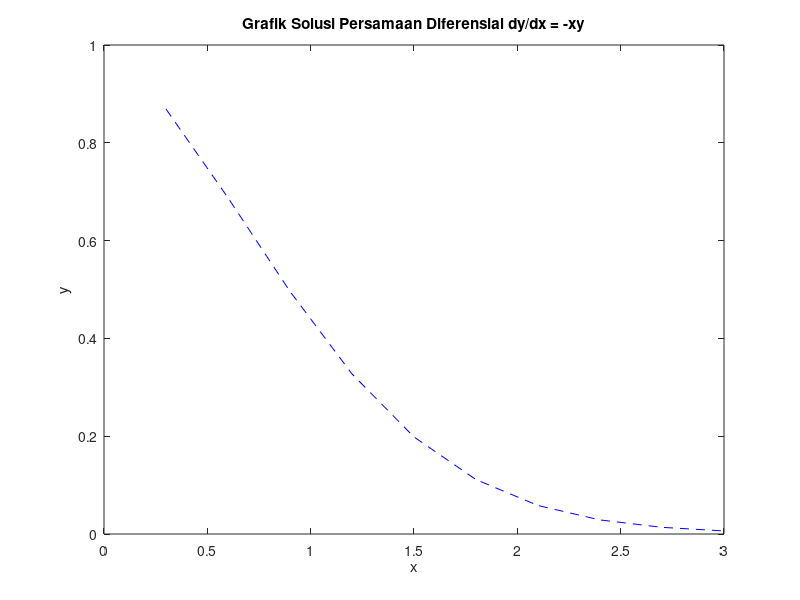
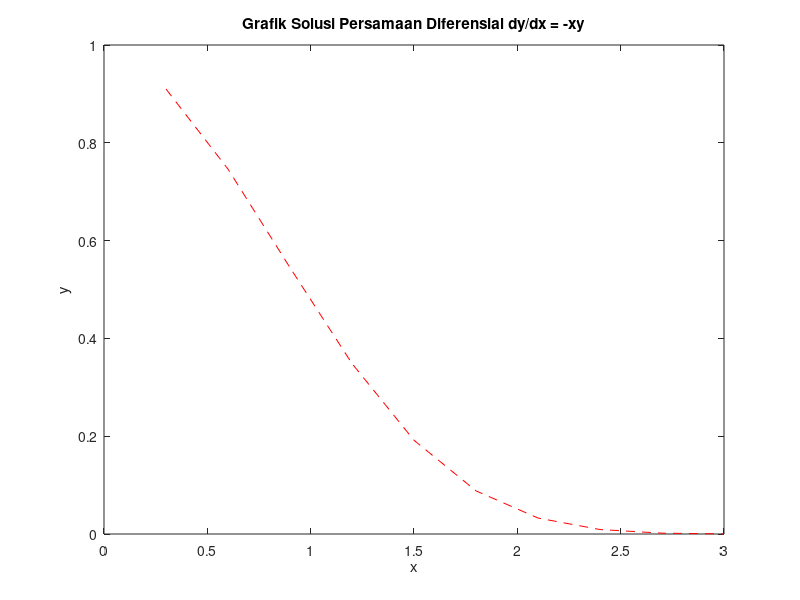
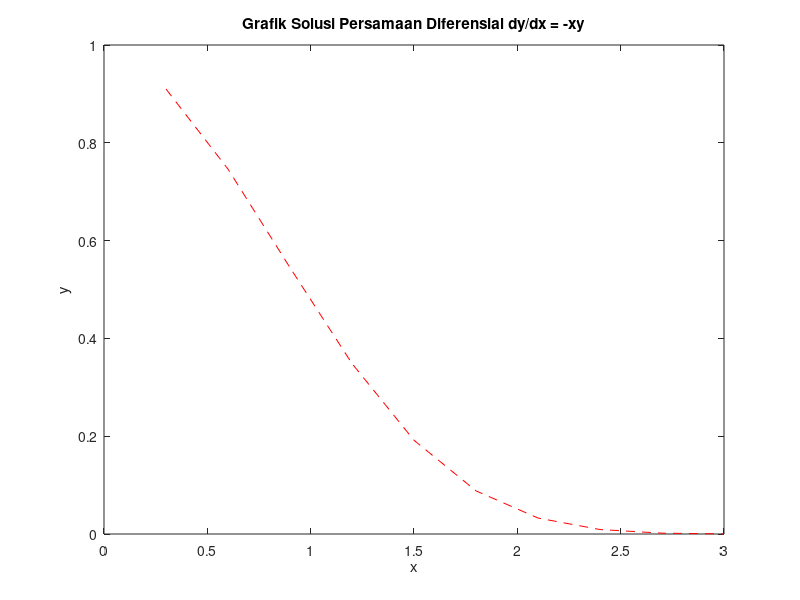
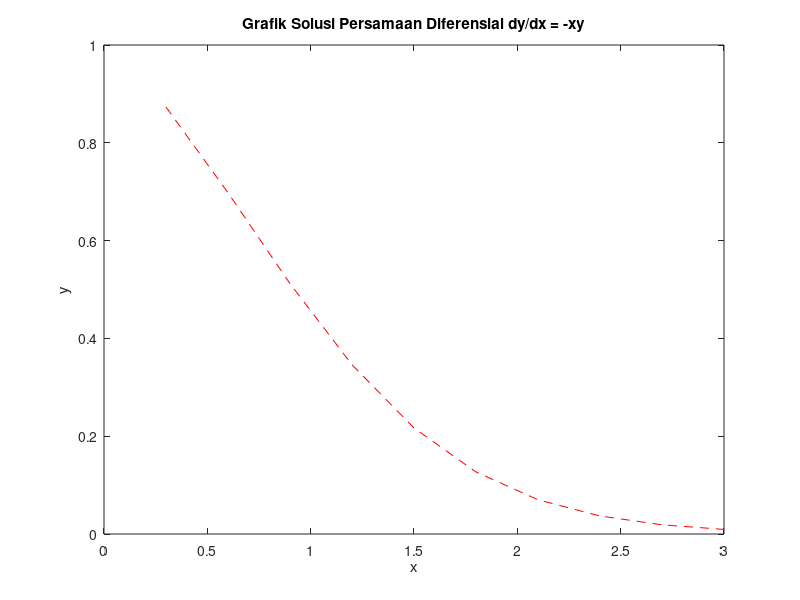

The MATLAB script that drew these images, in order:
% Misal kita punya bentuk persamaan diferensial sbb:
% dy/dx= -xy 
% Solusi dari persamaan diferensial adalah y sbg fungsi x [ y(x) ]
% Dengan metode analitik, solusi dari persamaan diferensial di atas dapat
% diperoleh dengan mengintergralkan persamaan tersebut

% Untuk metode numerik, terdapat beberapa metode yang dapat digunakan untuk
% mendapatkan solusi persamaan diferensial:
% 1. Dengan deret Taylor
% 2. Dengan metode Euler
% 3. Metode Runge-Kutta

% Ketiga metode tersebut memiliki prinsip yang sama, yaitu melakukan proses
% iterasi untuk memperoleh nilai y di titik selanjutnya berdasarkan nilai
% x dan y di titik sebelumnya, kemudian nilai-nilai x & y yang telah
% diperoleh akan diplot pada grafik hingga membentuk suatu kurva

% Pada persamaan sebelumnya, untuk memperoleh solusi PD kita memerlukan
% suatu koordinat awal sebagai titik permulaan. Misal x0 = -3; y0 = 0.
%    i   |   x   |   y   
% -----------------------
%    0   |  -3   |   0   
%    1   | x0+h  |  ...
%    2   | x1+h  |  ...
%    3   | x2+h  |  ...
%   dst  |  ...  |  ...
%% ==============================Deret Taylor==============================
% Persamaan deret Taylor:
% y(x_setelah) = y(x_sebelum) + h * y'(x_sebelum) + h^2/2 + y''(x_sblm) ...
% dy/dx + x*y = 0
% dy/dx = y'(x) = -x*y
% z = u v, u = -x & v = y
% z'= u'v + uv'
% y''(x) = -y + (-x)((-x)*y) = -y + x^2*y
clear,clc
df=@(x,y) -x*y;
df2=@(x,y) -y + y*x^2;

% Input
a = 0;   % batas bawah interval
b = 3;    % batas atas interval
h = 0.3;  % step
y = 1;
N = round((b-a)/h);   %jumlah iterasi
xx=zeros(N,1);
yy=zeros(N,1);

for i = 1:N % Loop untuk melakukan integrasi numerik
    x = a+i*h;
    y = y + df(x,y)*h + df2(x,y)*(h^2)/2;
    %fprintf('%.4f    %.4f \n',x,y)
    yy(i) = y; % Menyimpan nilai y pada setiap iterasi
    xx(i) = a + i*h; % Menyimpan nilai x pada setiap iterasi
end

figure;
plot(xx, yy, 'b--'); % Membuat plot solusi numerik
title('Grafik Solusi Persamaan Diferensial dy/dx = -xy'); % judul plot
xlabel('x'); % Menambahkan label sumbu x
ylabel('y'); % Menambahkan label sumbu y

%% ==============================Metode Euler==============================
% Persamaan metode Euler ≈ deret Taylor
% y(x_setelah) = y(x_sebelum) + h * f(x_sebelum,y_sebelum)
% dy/dx + x*y = 0
% dy/dx = y'(x) = -x*y

clear,clc
f=@(x,y) -x*y;

% Input
a = 0;   % batas bawah interval
b = 3;    % batas atas interval
h = 0.3;  % step
y = 1;
N = round((b-a)/h);   % jumlah iterasi
xx=zeros(N,1);
yy=zeros(N,1);

for i = 1:N % Loop untuk melakukan integrasi numerik
    x = a+i*h;
    y = y + h*f(x,y);
    fprintf('%.4f    %.4f \n',x,y)
    yy(i) = y; % Menyimpan nilai y pada setiap iterasi
    xx(i) = x; % Menyimpan nilai x pada setiap iterasi
end
figure(2)
plot(xx, yy, 'r--'); % Membuat plot solusi numerik
title('Grafik Solusi Persamaan Diferensial dy/dx = -xy'); % judul plot
xlabel('x'); % Menambahkan label sumbu x
ylabel('y'); % Menambahkan label sumbu y

%% ==============================Runge-Kutta===============================
% Metode orde Runge-Kutta memiliki orde:
% 1. Orde 1: y(x_[i+1]) = y(x_i) + k1
%    dengan k1 = h*f(x_i, y_i)
%    Runge-Kutta orde 1 = Metode Euler
%
% 2. Orde 2: y(x_[i+1]) = y(x_i) + (1/2)*(k1+k2)
%    dengan k1 = h*f(x_i,y_sblm)
%           k2 = h*f(x_i + h, y_i + k1)
%
% 3. Orde 3: y(x_[i+1]) = y(x_i) + (1/6)*(k1 + 4*k2 + k3)
%    dengan k1 = h*f(x_i,y_i)
%           k2 = h*f(x_i + h/2, y_i + k1/2)
%           k3 = h*f(x_i + h, y_i - k1 + 2*k2)
%
% 4. Orde 4: y(x_[i+1]) = y_i + (k1 + 2*k2 + 2*k3 + k4)
%    dengan k1 = h*f(x_i,y_i)
%           k2 = h*f(x_i + h/2, y_i + k1/2)
%           k3 = h*f(x_i + h/2, y_i + k2/2)
%           k4 = h*f(x_i + h, y_i + k3)

%% ============================== RK Orde 1 ===============================
% dy/dx + x*y = 0
% dy/dx = y'(x) = -x*y

clear,clc
f=@(x,y) -x*y;

% Input
a = 0;   % batas bawah interval
b = 3;    % batas atas interval
h = 0.3;  % step
y = 1;
N = round((b-a)/h);   % jumlah iterasi
xx=zeros(N,1);
yy=zeros(N,1);

for i = 1:N % Loop untuk melakukan integrasi numerik
    x = a+i*h;
    k1 = h*f(x,y);
    y = y + k1;
    fprintf('%.4f    %.4f \n',x,y)
    yy(i) = y; % Menyimpan nilai y pada setiap iterasi
    xx(i) = x; % Menyimpan nilai x pada setiap iterasi
end
figure(3)
plot(xx, yy, 'r--'); % Membuat plot solusi numerik
title('Grafik Solusi Persamaan Diferensial dy/dx = -xy'); % judul plot
xlabel('x'); % Menambahkan label sumbu x
ylabel('y'); % Menambahkan label sumbu y

%% ============================== RK Orde 2 ===============================
% dy/dx + x*y = 0
% dy/dx = y'(x) = -x*y

clear,clc
f=@(x,y) -x*y;

% Input
a = 0;   % batas bawah interval
b = 3;    % batas atas interval
h = 0.3;  % step
y = 1;
N = round((b-a)/h);   % jumlah iterasi
xx=zeros(N,1);
yy=zeros(N,1);

for i = 1:N % Loop untuk melakukan integrasi numerik
    x = a+i*h;
    k1 = h*f(x,y);
    k2 = h*f(x + h, y +k1);
    y = y + (1/2)*(k1 + k2);
    fprintf('%.4f    %.4f \n',x,y)
    yy(i) = y; % Menyimpan nilai y pada setiap iterasi
    xx(i) = x; % Menyimpan nilai x pada setiap iterasi
end
figure(4)
plot(xx, yy, 'r--'); % Membuat plot solusi numerik
title('Grafik Solusi Persamaan Diferensial dy/dx = -xy'); % judul plot
xlabel('x'); % Menambahkan label sumbu x
ylabel('y'); % Menambahkan label sumbu y

%% ============================== RK Orde 3 ===============================
% dy/dx + x*y = 0
% dy/dx = y'(x) = -x*y

clear,clc
f=@(x,y) -x*y;


% Input
a = 0;   % batas bawah interval
b = 3;    % batas atas interval
h = 0.3;  % step
y = 1;
N = round((b-a)/h);   % jumlah iterasi
xx=zeros(N,1);
yy=zeros(N,1);

for i = 1:N % Loop untuk melakukan integrasi numerik
    x = a+i*h;
    k1 = h*f(x,y);
    k2 = h*f(x + 0.5*h, y + 0.5*k1);
    k3 = h*f(x + h, y - k1 + 2*k2);
    y = y + (1/6)*(k1 + 4*k2 + k3);
    fprintf('%.4f    %.4f \n',x,y)
    yy(i) = y; % Menyimpan nilai y pada setiap iterasi
    xx(i) = x; % Menyimpan nilai x pada setiap iterasi
end
figure(5)
plot(xx, yy, 'r--'); % Membuat plot solusi numerik
title('Grafik Solusi Persamaan Diferensial dy/dx = -xy'); % judul plot
xlabel('x'); % Menambahkan label sumbu x
ylabel('y'); % Menambahkan label sumbu y

%% ============================== RK Orde 4 ===============================
clear,clc
f=@(x,y) -x*y;

% Input
a = 0;   % batas bawah interval
b = 3;    % batas atas interval
h = 0.3;  % step
y = 1;
N = round((b-a)/h);   % jumlah iterasi
xx=zeros(N,1);
yy=zeros(N,1);

for i = 1:N % Loop untuk melakukan integrasi numerik
    x = a+i*h;
    k1 = h*f(x,y);
    k2 = h*f(x + 0.5*h, y + 0.5*k1);
    k3 = h*f(x + 0.5*h, y + 0.5*k2);
    k4 = h*f(x + h, y + k3);
    y = y + (1/6)*(k1 + 2*k2 + 2*k3 + k4);
    fprintf('%.4f    %.4f \n',x,y)
    yy(i) = y; % Menyimpan nilai y pada setiap iterasi
    xx(i) = x; % Menyimpan nilai x pada setiap iterasi
end
figure(6)
plot(xx, yy, 'r--'); % Membuat plot solusi numerik
title('Grafik Solusi Persamaan Diferensial dy/dx = -xy'); % judul plot
xlabel('x'); % Menambahkan label sumbu x
ylabel('y'); % Menambahkan label sumbu y

%% Plot All Method
df=@(x,y) -x*y;
df2=@(x,y) -y + y*x^2;
yy_taylor = zeros(N,1);
yy_euler = zeros(N,1);
yy_runge = zeros(N,1);
yy_eksak = zeros(N,1);
fungsi_eksak = @(x) exp(-x^2/2);


%Hitung
y = 1;
for i = 1:N % Loop untuk melakukan integrasi numerik
    x = a+i*h;
    y_taylor = y + df(x,y)*h + df2(x,y)*(h^2)/2;
    yy_taylor(i) = y; % Menyimpan nilai y pada setiap iterasi
    y_euler = y + h*f(x,y);
    yy_euler(i) = y_euler;
    k1 = h*f(x,y);
    k2 = h*f(x + 0.5*h, y + 0.5*k1);
    k3 = h*f(x + h, y - k1 + 2*k2);
    y_runge = y + (1/6)*(k1 + 4*k2 + k3);
    yy_runge(i) = y_runge;
    y_eksak = fungsi_eksak(x);
    yy_eksak(i) = y_eksak;
    xx(i) = x; % Menyimpan nilai x pada setiap iterasi
end

figure;
hold on;
title('Grafik Solusi Persamaan Diferensial dy/dx = -xy'); % judul plot
xlabel('x'); % Menambahkan label sumbu x
ylabel('y'); % Menambahkan label sumbu y

% Persamaan deret Taylor:
plot(xx, yy_taylor, 'r--', 'DisplayName','Taylor'); % Membuat plot solusi numerik

% Persamaan Euler:
plot(xx, yy_euler, 'b--','DisplayName','Euler'); % Membuat plot solusi numerik

% Persamaan Runge Kutta Orde 4:
plot(xx, yy_runge, 'k--', 'DisplayName','Runge'); % Membuat plot solusi numerik

% Solusi Eksak:
plot(xx, yy_eksak, 'g--','DisplayName','Eksak'); % Membuat plot solusi numerik

legend('Location','best');
grid on;
hold off;

%% solusi exact
f = @(x,y) exp^((x^2)/2);
xx_ex= linspace(0,3,0.3);
figure(8);


